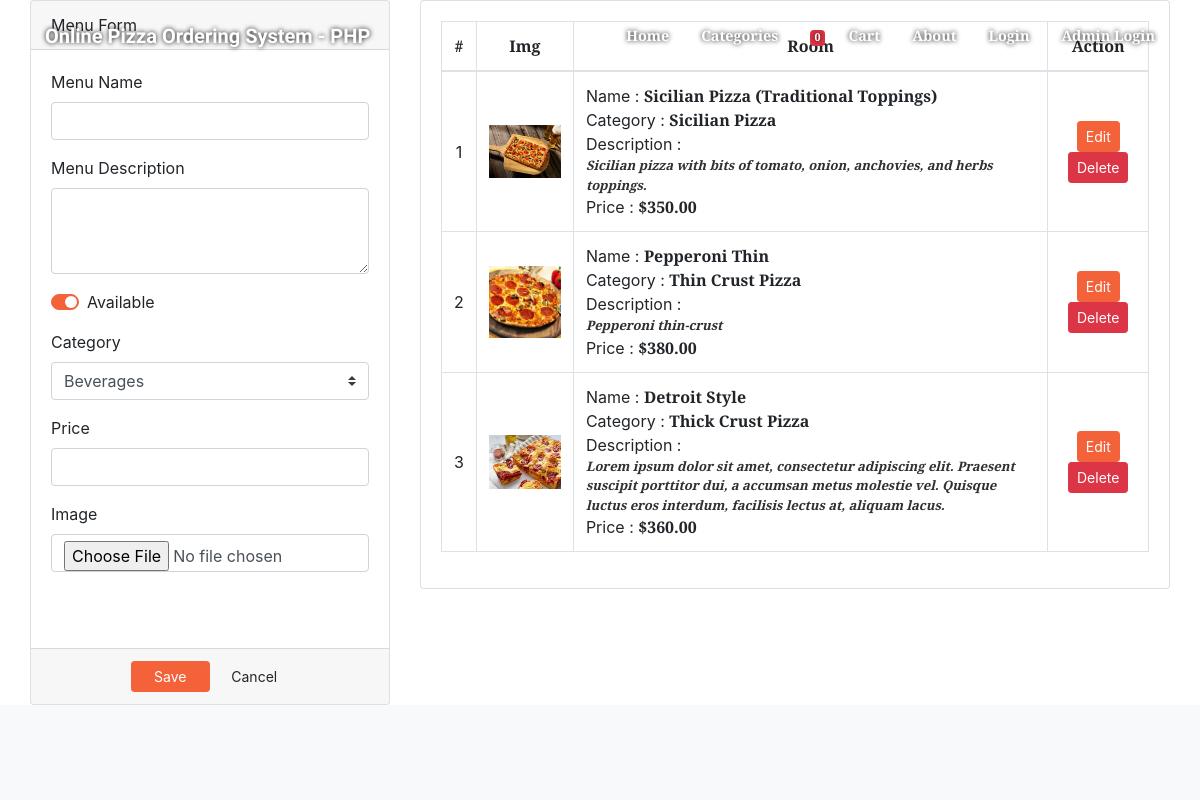
/index.php?page=menu (signed in), run on the app's committed database.
### tables this page shows
CREATE TABLE `product_list` (
  `id` int(30) NOT NULL,
  `category_id` int(30) NOT NULL,
  `name` varchar(100) NOT NULL,
  `description` text NOT NULL,
  `price` float NOT NULL DEFAULT 0,
  `img_path` text NOT NULL,
  `status` tinyint(1) NOT NULL DEFAULT 1 COMMENT '0= unavailable, 2 Available'
);

CREATE TABLE `category_list` (
  `id` int(30) NOT NULL,
  `name` text NOT NULL
);

### admin/menu.php (the view, shortened to what this page needs)
<?php include('db_connect.php');?>
<div class="container-fluid">
	<div class="col-lg-12">
		<div class="row">
			<div class="col-md-4">
			<form action="" id="manage-menu">
				<div class="card">
					<div class="card-header">
						    Menu Form
				  	</div>
					<div class="card-body">
							<div class="form-group">
								<label class="control-label">Menu Name</label>
								<input type="text" class="form-control" name="name">
							</div>
							<div class="form-group">
								<label class="control-label">Menu Description</label>
								<textarea cols="30" rows="3" class="form-control" name="description"></textarea>
							</div>
							<div class="form-group">
								<div class="custom-control custom-switch">
								  <label class="custom-control-label" for="availability">Available</label>
								</div>
							</div>
							<div class="form-group">
								<label class="control-label">Category </label>
								<select name="category_id" id="" class="custom-select browser-default">
									<?php
									$cat = $conn->query("SELECT * FROM category_list order by name asc ");
									while($row=$cat->fetch_assoc()):
									?>
									<option value="<?php echo $row['id'] ?>"><?php echo $row['name'] ?></option>
									<?php endwhile; ?>
								</select>
							</div>
							<div class="form-group">
								<label class="control-label">Price</label>
								<input type="number" class="form-control text-right" name="price" step="any">
							</div>
							<div class="form-group">
								<label for="" class="control-label">Image</label>
								<input type="file" class="form-control" name="img" onchange="displayImg(this,$(this))">
							</div>
							<div class="form-group">
							</div>
					</div>
					<div class="card-footer">
						<div class="row">
							<div class="col-md-12">
								<button class="btn btn-sm btn-primary col-sm-3 offset-md-3"> Save</button>
								<button class="btn btn-sm btn-default col-sm-3" type="button" onclick="$('#manage-menu').get(0).reset()"> Cancel</button>
							</div>
						</div>
					</div>
				</div>
			</form>
			</div>
			<div class="col-md-8">
				<div class="card">
					<div class="card-body">
						<div class="table-responsive">
							<table class="table table-bordered table-hover">
								<thead>
									<tr>
										<th class="text-center">#</th>
										<th class="text-center">Img</th>
										<th class="text-center">Room</th>
										<th class="text-center">Action</th>
									</tr>
								</thead>
								<tbody>
									<?php
									$i = 1;
									$cats = $conn->query("SELECT p.*, c.name as cat FROM product_list p inner join category_list c on c.id = p.category_id order by p.id asc");
									while($row=$cats->fetch_assoc()):
									?>
									<tr>
										<td class="text-center"><?php echo $i++ ?></td>
										<td class="text-center">
											<img src="<?php echo isset($row['img_path']) ? '../assets/img/'.$row['img_path'] :'' ?>" alt="" id="cimg">
										</td>
										<td class="">
											<p>Name : <b><?php echo $row['name'] ?></b></p>
											<p>Category : <b><?php echo $row['cat'] ?></b></p>
											<p>Description : <b class="truncate"><?php echo $row['description'] ?></b></p>
											<p>Price : <b><?php echo "$".number_format($row['price'],2) ?></b></p>
										</td>
										<td class="text-center">
											<button class="btn btn-sm btn-primary edit_menu" type="button" data-id="<?php echo $row['id'] ?>" data-name="<?php echo $row['name'] ?>" data-status="<?php echo $row['status'] ?>" data-description="<?php echo $row['description'] ?>" data-price="<?php echo $row['price'] ?>" data-category_id="<?php echo $row['category_id'] ?>"  data-img_path="<?php echo $row['img_path'] ?>">Edit</button>
											<button class="btn btn-sm btn-danger delete_menu" type="button" data-id="<?php echo $row['id'] ?>">Delete</button>
										</td>
									</tr>
									<?php endwhile; ?>
								</tbody>
							</table>
						</div>
					</div>
				</div>
			</div>
		</div>
	</div>
</div>

### index.php (shortened to what this page needs)
<!DOCTYPE html>
<html lang="en">
    <?php
    include('header.php');
    include('admin/db_connect.php');
    ?>
    <body id="page-top">
        <nav class="navbar navbar-expand-lg navbar-light fixed-top py-3" id="mainNav">
            <div class="container">
                <a class="navbar-brand js-scroll-trigger" href="./"><?php echo $_SESSION['setting_name'] ?></a>
                <div class="collapse navbar-collapse" id="navbarResponsive">
                    <ul class="navbar-nav ml-auto my-2 my-lg-0">
                        <li class="nav-item"><a class="nav-link js-scroll-trigger" href="index.php?page=home">Home</a></li>
                        <?php
                        $categories = $conn->query("SELECT * FROM `category_list` order by `name` asc");
                        if($categories->num_rows > 0):
                        ?>
                        <li class="nav-item position-relative " id="cat-menu-link">
                          <a class="nav-link"  href="#">Categories</a>
                        </li>
                        <?php endif; ?>
                        <li class="nav-item"><a class="nav-link js-scroll-trigger" href="index.php?page=cart_list"><span> <span class="badge badge-danger item_count">0</span> <i class="fa fa-shopping-cart"></i>  </span>Cart</a></li>
                        <li class="nav-item"><a class="nav-link js-scroll-trigger" href="index.php?page=about">About</a></li>
                        <?php if(isset($_SESSION['login_user_id'])): ?>
                        <li class="nav-item"><a class="nav-link js-scroll-trigger" href="admin/ajax.php?action=logout2"><?php echo "Welcome ". $_SESSION['login_first_name'].' '.$_SESSION['login_last_name'] ?> <i class="fa fa-power-off"></i></a></li>
                      <?php else: ?>
                        <li class="nav-item"><a class="nav-link js-scroll-trigger" href="javascript:void(0)" id="login_now">Login</a></li>
                        <li class="nav-item"><a class="nav-link js-scroll-trigger" href="./admin">Admin Login</a></li>
                      <?php endif; ?>
                    </ul>
                </div>
            </div>
        </nav>
        <?php
        $page = isset($_GET['page']) ?$_GET['page'] : "home";
        include $page.'.php';
        ?>
        <footer class="bg-light py-5">
        </footer>
    </body>
</html>

### header.php (shortened to what this page needs)
<link href="https://cdnjs.cloudflare.com/ajax/libs/magnific-popup.js/1.1.0/magnific-popup.min.css" rel="stylesheet" />
<link href="admin/assets/vendor/bootstrap-datepicker/css/bootstrap-datepicker.css" rel="stylesheet" />
<link href="css/styles.css" rel="stylesheet" />

### admin/menu.php (style rules this page uses)
img#cimg,.cimg { max-height: 10vh; max-width: 6vw; }
td { vertical-align: middle !important; }
td p { margin: unset !important; }
.custom-switch,.custom-control-input,.custom-control-label { cursor:pointer; }
b.truncate { overflow: hidden; text-overflow: ellipsis; display: -webkit-box; -webkit-line-clamp: 3; -webkit-box-orient: vertical; font-size: small; color: #000000cf; font-style: italic; }

### data on the page
product_list: img_path (picture), name "Sicilian Pizza (Traditional Toppings)", category_list.name "Sicilian Pizza", description "Sicilian pizza with bits of tomato, onion, anchovies, and herbs toppings.", price "350.00"
product_list: img_path (picture), name "Pepperoni Thin", category_list.name "Thin Crust Pizza", description "Pepperoni thin-crust", price "380.00"
product_list: img_path (picture), name "Detroit Style", category_list.name "Thick Crust Pizza", description "Lorem ipsum dolor sit amet, consectetur adipiscing elit. Praesent suscipit porttitor dui, a accumsan metus molestie vel. Quisque luctus eros interdum, facilisis lectus at, aliquam lacus.", price "360.00"

### other printed values
$_SESSION['setting_name'] "Online Pizza Ordering System - PHP"
form field category_id "Beverages"
